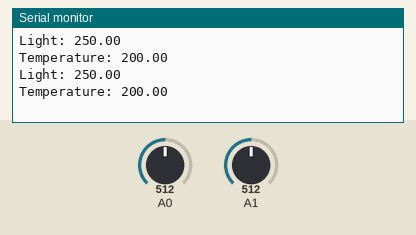
The sketch below on a simulated Arduino Uno, built with avr-gcc and run on an emulated ATmega328P. Parts: the last lines printed to the serial monitor. The inputs (shaded band) are chosen by the test bench; at power-on: A0 = 512, A1 = 512.

Above: at 1.8 s.
1.9 s: A0 set to 716
At 2.8 s:
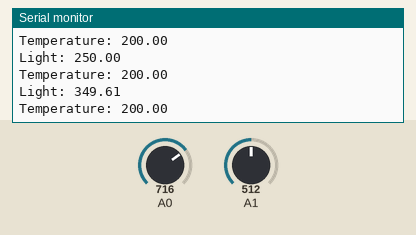
3.4 s: A1 set to 716
At 4.7 s:
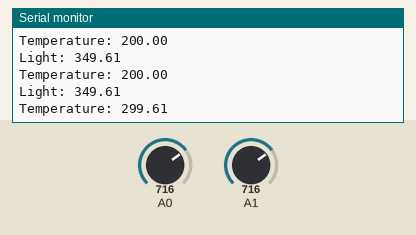
4.9 s: A0 set to 900
At 5.7 s:
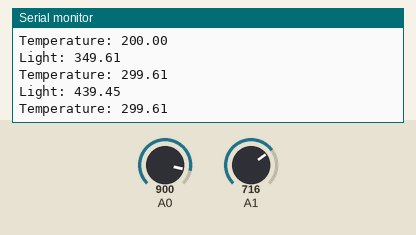
6.4 s: A1 set to 900
At 7.8 s:
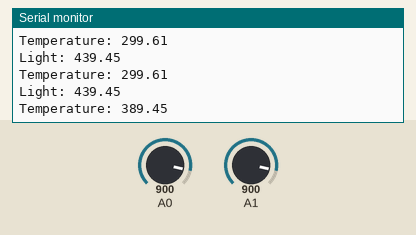
Timing chart, 0 to 8.9 s (numbered marks = the images above; inputs shaded):
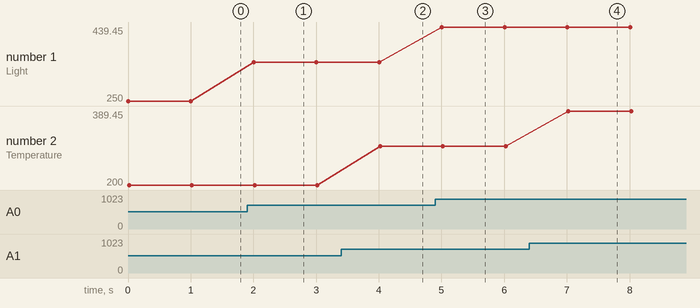

The sketch:

Light_Sensor.ino
```cpp
/*     ---------------------------------------------------------
 *     |  Arduino Experimentation Kit Example Code             |
 *     |  CIRC-10 .: Temperature :. (TMP36 Temperature Sensor) |
 *     ---------------------------------------------------------
 *
 *  A simple program to output the current temperature to the IDE's debug window
 *
 *  For more details on this circuit: http://tinyurl.com/c89tvd
 */
 /*
 #include <stdarg.h>

 void p(char *fmt, ... ){
        char tmp[128]; // resulting string limited to 128 chars
        va_list args;
        va_start (args, fmt );
        vsnprintf(tmp, 128, fmt, args);
        va_end (args);
        Serial.print(tmp);
}


 p("%s", "Hello world");
 p("%s\n", "Hello world"); // with line break
 unsigned long a=0xFFFFFFFF;
 p("Decimal a: %l\nDecimal unsigned a: %lu\n", a, a);
 p("Hex a: %x\n", a);


*/

//TMP36 Pin Variables
int lightPin = 0; //the analog pin the TMP36's Vout (sense) pin is connected to
                        //the resolution is 10 mV / degree centigrade
                        //(500 mV offset) to make negative temperatures an option
int temperaturePin = 1;

/*
 * setup() - this function runs once when you turn your Arduino on
 * We initialize the serial connection with the computer
 */
void setup()
{
  Serial.begin(9600);  //Start the serial connection with the copmuter
                       //to view the result open the serial monitor
                       //last button beneath the file bar (looks like a box with an antenae)
}

void loop()                     // run over and over again
{
 float light = getVoltage(lightPin) * 100;  //getting the voltage reading from the temperature sensor
 String lightSensorReading = "";
 lightSensorReading = "Light: ";
 char l[10];
 dtostrf(light, 1, 2, l);
 String lAsString = String(l);
 String cString = lightSensorReading + lAsString;
 Serial.println(cString);                     //printing the result

 float temp = (getVoltage(temperaturePin) - .5) * 100;  //getting the voltage reading from the temperature sensor
 String tempSensorReading = "Temperature: ";
 char t[10];
 dtostrf(temp, 1, 2, t);
 String tAsString = String(t);
 String ctString = tempSensorReading + tAsString;

 Serial.println(ctString);                     //printing the result
 delay(1000);                                     //waiting a second
}

/*
 * getVoltage() - returns the voltage on the analog input defined by
 * pin
 */
float getVoltage(int pin){
 return (analogRead(pin) * .004882814); //converting from a 0 to 1023 digital range
                                        // to 0 to 5 volts (each 1 reading equals ~ 5 millivolts
}
```

Measured:
- after the input at 1.9 s, the serial monitor: prints a new line after 0.10 s (image 1)
- after the input at 3.4 s, the serial monitor: prints a new line after 0.62 s (image 2)
- after the input at 4.9 s, the serial monitor: prints a new line after 0.11 s (image 3)
- after the input at 6.4 s, the serial monitor: prints a new line after 0.62 s (image 4)
- plotted number 1: 250 → 349.61 after the input at 1.9 s, 349.61 → 439.45 after the input at 4.9 s
- plotted number 2: 200 → 299.61 after the input at 3.4 s, 299.61 → 389.45 after the input at 6.4 s
